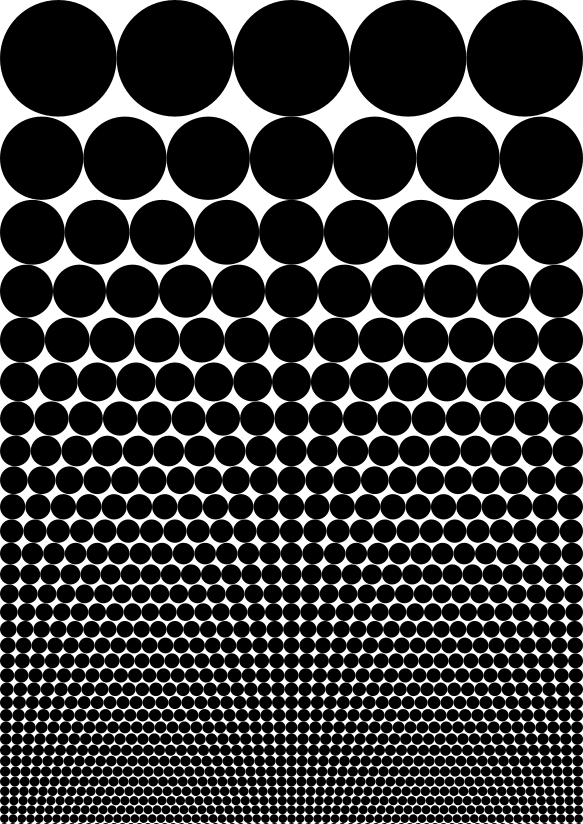
Frame 1 (no input)
Frame 2 (the mouse pressed at the canvas centre, redrawn once): identical to frame 1, image omitted

The Processing sketch that drew this single still picture (run headless with seeded random() and noise(); the mouse was pressed at the canvas centre and the sketch redrawn once):

// Processing sketch: morisawa10
// ── morisawa10.pde

void setup() {
  size(1750 / 3, 2474 / 3);
  noStroke();
  ellipseMode(CORNER);
  noLoop();
}

void draw() {
  background(255);
  fill(0);
  float col = 5; // our initial seed number
  float objH = width / col;
  float accHeight = 0;
  for (int y = 0; y <= 100; y++){
    float objW = objH;
    for (int x = 0; x < col; x++){
      ellipse(
       objW * x, // move along the x axis
       accHeight,
       objW,
       objH
      );
    }
    col += 2; // the number of new additions per row
    accHeight += objH;
    objH = width / col; // it's a circle so copy the width I guess
  }
}

void keyPressed() {
  if (key == char('s')) {
    save("output.png");
  }
}
